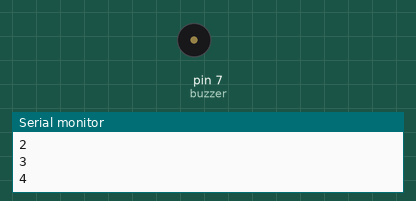
A sketch run on a simulated Arduino Uno, built with avr-gcc and run on an emulated ATmega328P. Parts: buzzer (waves = sounding, pin HIGH), the last lines printed to the serial monitor.

Above: at 1.9 s.
At 6.65 s:
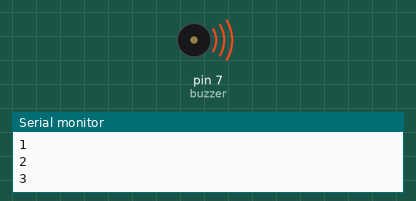
Timing chart, 0 to 7.0 s (numbered marks = the images above):
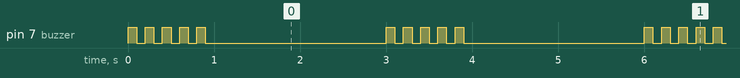

Measured:
- by itself, pin 7 (buzzer): repeats every 3.0 s: 4 × (LOW 0.10 s, HIGH 0.10 s), LOW 2.1 s, HIGH 0.10 s
- by itself, everything shown: repeats every 3.0 s, in 10 steps

The sketch:

buzzer_activo_ejemplo_1.ino
```cpp
int buzzer = 7;
int del = 100;
int del2 = 2000;
int i;

void setup() {
  Serial.begin(9600);
  pinMode(buzzer, OUTPUT);
}

void loop() {
  for (int i = 0; i < 5; i++) {  // empieza desde cero y da 5 pitidos
    Serial.println(i);
    digitalWrite(buzzer, HIGH);
    delay(del);
    digitalWrite(buzzer, LOW);
    delay(del);
  }
  delay(del2);
}
```
